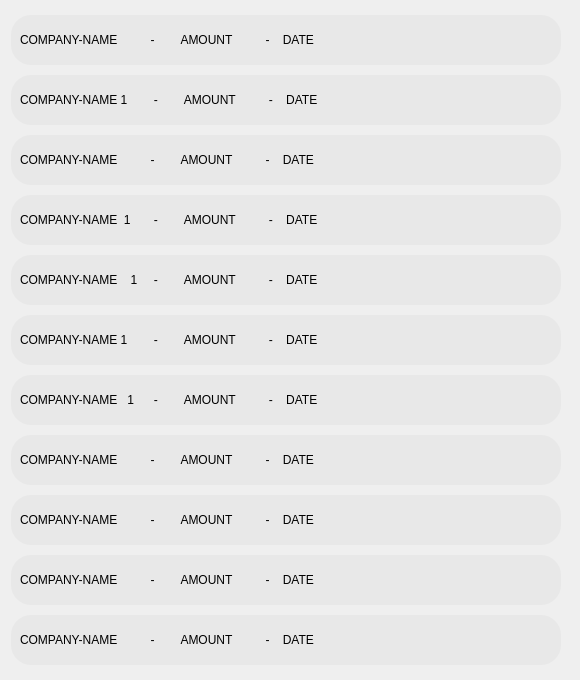
           <widget class="QWidget" name="scrollAreaWidgetContents_5">
            <property name="geometry">
             <rect>
              <x>0</x>
              <y>0</y>
              <width>580</width>
              <height>680</height>
             </rect>
            </property>
            <layout class="QVBoxLayout" name="verticalLayout_15">
             <item>
              <widget class="QFrame" name="frame_31">
               <property name="minimumSize">
                <size>
                 <width>550</width>
                 <height>50</height>
                </size>
               </property>
               <property name="maximumSize">
                <size>
                 <width>550</width>
                 <height>50</height>
                </size>
               </property>
               <property name="styleSheet">
                <string notr="true">background-color: rgb(232, 232, 232);
border-radius : 20px;
</string>
               </property>
               <property name="frameShape">
                <enum>QFrame::StyledPanel</enum>
               </property>
               <property name="frameShadow">
                <enum>QFrame::Raised</enum>
               </property>
               <layout class="QVBoxLayout" name="verticalLayout_16">
                <item>
                 <widget class="QLabel" name="label_34">
                  <property name="text">
                   <string>COMPANY-NAME          -        AMOUNT          -    DATE</string>
                  </property>
                 </widget>
                </item>
               </layout>
              </widget>
             </item>
             <item>
              <widget class="QFrame" name="frame_32">
               <property name="minimumSize">
                <size>
                 <width>550</width>
                 <height>50</height>
                </size>
               </property>
               <property name="maximumSize">
                <size>
                 <width>550</width>
                 <height>50</height>
                </size>
               </property>
               <property name="styleSheet">
                <string notr="true">background-color: rgb(232, 232, 232);
border-radius : 20px;
</string>
               </property>
               <property name="frameShape">
                <enum>QFrame::StyledPanel</enum>
               </property>
               <property name="frameShadow">
                <enum>QFrame::Raised</enum>
               </property>
               <layout class="QVBoxLayout" name="verticalLayout_17">
                <item>
                 <widget class="QLabel" name="label_35">
                  <property name="text">
                   <string>COMPANY-NAME 1        -        AMOUNT          -    DATE</string>
                  </property>
                 </widget>
                </item>
               </layout>
              </widget>
             </item>
             <item>
              <widget class="QFrame" name="frame_33">
               <property name="minimumSize">
                <size>
                 <width>550</width>
                 <height>50</height>
                </size>
               </property>
               <property name="maximumSize">
                <size>
                 <width>550</width>
                 <height>50</height>
                </size>
               </property>
               <property name="styleSheet">
                <string notr="true">background-color: rgb(232, 232, 232);
border-radius : 20px;
</string>
               </property>
               <property name="frameShape">
                <enum>QFrame::StyledPanel</enum>
               </property>
               <property name="frameShadow">
                <enum>QFrame::Raised</enum>
               </property>
               <layout class="QVBoxLayout" name="verticalLayout_18">
                <item>
                 <widget class="QLabel" name="label_36">
                  <property name="text">
                   <string>COMPANY-NAME          -        AMOUNT          -    DATE</string>
                  </property>
                 </widget>
                </item>
               </layout>
              </widget>
             </item>
             <item>
              <widget class="QFrame" name="frame_34">
               <property name="minimumSize">
                <size>
                 <width>550</width>
                 <height>50</height>
                </size>
               </property>
               <property name="maximumSize">
                <size>
                 <width>550</width>
                 <height>50</height>
                </size>
               </property>
               <property name="styleSheet">
                <string notr="true">background-color: rgb(232, 232, 232);
border-radius : 20px;
</string>
               </property>
               <property name="frameShape">
                <enum>QFrame::StyledPanel</enum>
               </property>
               <property name="frameShadow">
                <enum>QFrame::Raised</enum>
               </property>
               <layout class="QVBoxLayout" name="verticalLayout_19">
                <item>
                 <widget class="QLabel" name="label_37">
                  <property name="text">
                   <string>COMPANY-NAME  1       -        AMOUNT          -    DATE</string>
                  </property>
                 </widget>
                </item>
               </layout>
              </widget>
             </item>
             <item>
              <widget class="QFrame" name="frame_35">
               <property name="minimumSize">
                <size>
                 <width>550</width>
                 <height>50</height>
                </size>
               </property>
               <property name="maximumSize">
                <size>
                 <width>550</width>
                 <height>50</height>
                </size>
               </property>
               <property name="styleSheet">
                <string notr="true">background-color: rgb(232, 232, 232);
border-radius : 20px;
</string>
               </property>
               <property name="frameShape">
                <enum>QFrame::StyledPanel</enum>
               </property>
               <property name="frameShadow">
                <enum>QFrame::Raised</enum>
               </property>
               <layout class="QVBoxLayout" name="verticalLayout_20">
                <item>
                 <widget class="QLabel" name="label_38">
                  <property name="text">
                   <string>COMPANY-NAME    1     -        AMOUNT          -    DATE</string>
                  </property>
                 </widget>
                </item>
               </layout>
              </widget>
             </item>
             <item>
              <widget class="QFrame" name="frame_36">
               <property name="minimumSize">
                <size>
                 <width>550</width>
                 <height>50</height>
                </size>
               </property>
               <property name="maximumSize">
                <size>
                 <width>550</width>
                 <height>50</height>
                </size>
               </property>
               <property name="styleSheet">
                <string notr="true">background-color: rgb(232, 232, 232);
border-radius : 20px;
</string>
               </property>
               <property name="frameShape">
                <enum>QFrame::StyledPanel</enum>
               </property>
               <property name="frameShadow">
                <enum>QFrame::Raised</enum>
               </property>
               <layout class="QVBoxLayout" name="verticalLayout_21">
                <item>
                 <widget class="QLabel" name="label_39">
                  <property name="text">
                   <string>COMPANY-NAME 1        -        AMOUNT          -    DATE</string>
                  </property>
                 </widget>
                </item>
               </layout>
              </widget>
             </item>
             <item>
              <widget class="QFrame" name="frame_37">
               <property name="minimumSize">
                <size>
                 <width>550</width>
                 <height>50</height>
                </size>
               </property>
               <property name="maximumSize">
                <size>
                 <width>550</width>
                 <height>50</height>
                </size>
               </property>
               <property name="styleSheet">
                <string notr="true">background-color: rgb(232, 232, 232);
border-radius : 20px;
</string>
               </property>
               <property name="frameShape">
                <enum>QFrame::StyledPanel</enum>
               </property>
               <property name="frameShadow">
                <enum>QFrame::Raised</enum>
               </property>
               <layout class="QVBoxLayout" name="verticalLayout_22">
                <item>
                 <widget class="QLabel" name="label_40">
                  <property name="text">
                   <string>COMPANY-NAME   1      -        AMOUNT          -    DATE</string>
                  </property>
                 </widget>
                </item>
               </layout>
              </widget>
             </item>
             <item>
              <widget class="QFrame" name="frame_38">
               <property name="minimumSize">
                <size>
                 <width>550</width>
                 <height>50</height>
                </size>
               </property>
               <property name="maximumSize">
                <size>
                 <width>550</width>
                 <height>50</height>
                </size>
               </property>
               <property name="styleSheet">
                <string notr="true">background-color: rgb(232, 232, 232);
border-radius : 20px;
</string>
               </property>
               <property name="frameShape">
                <enum>QFrame::StyledPanel</enum>
               </property>
               <property name="frameShadow">
                <enum>QFrame::Raised</enum>
               </property>
               <layout class="QVBoxLayout" name="verticalLayout_23">
                <item>
                 <widget class="QLabel" name="label_41">
                  <property name="text">
                   <string>COMPANY-NAME          -        AMOUNT          -    DATE</string>
                  </property>
                 </widget>
                </item>
               </layout>
              </widget>
             </item>
             <item>
              <widget class="QFrame" name="frame_39">
               <property name="minimumSize">
                <size>
                 <width>550</width>
                 <height>50</height>
                </size>
               </property>
               <property name="maximumSize">
                <size>
                 <width>550</width>
                 <height>50</height>
                </size>
               </property>
               <property name="styleSheet">
                <string notr="true">background-color: rgb(232, 232, 232);
border-radius : 20px;
</string>
               </property>
               <property name="frameShape">
                <enum>QFrame::StyledPanel</enum>
               </property>
               <property name="frameShadow">
                <enum>QFrame::Raised</enum>
               </property>
               <layout class="QVBoxLayout" name="verticalLayout_24">
                <item>
                 <widget class="QLabel" name="label_42">
                  <property name="text">
                   <string>COMPANY-NAME          -        AMOUNT          -    DATE</string>
                  </property>
                 </widget>
                </item>
               </layout>
              </widget>
             </item>
             <item>
              <widget class="QFrame" name="frame_40">
               <property name="minimumSize">
                <size>
                 <width>550</width>
                 <height>50</height>
                </size>
               </property>
               <property name="maximumSize">
                <size>
                 <width>550</width>
                 <height>50</height>
                </size>
               </property>
               <property name="styleSheet">
                <string notr="true">background-color: rgb(232, 232, 232);
border-radius : 20px;
</string>
               </property>
               <property name="frameShape">
                <enum>QFrame::StyledPanel</enum>
               </property>
               <property name="frameShadow">
                <enum>QFrame::Raised</enum>
               </property>
               <layout class="QVBoxLayout" name="verticalLayout_25">
                <item>
                 <widget class="QLabel" name="label_43">
                  <property name="text">
                   <string>COMPANY-NAME          -        AMOUNT          -    DATE</string>
                  </property>
                 </widget>
                </item>
               </layout>
              </widget>
             </item>
             <item>
              <widget class="QFrame" name="frame_41">
               <property name="minimumSize">
                <size>
                 <width>550</width>
                 <height>50</height>
                </size>
               </property>
               <property name="maximumSize">
                <size>
                 <width>550</width>
                 <height>50</height>
                </size>
               </property>
               <property name="styleSheet">
                <string notr="true">background-color: rgb(232, 232, 232);
border-radius : 20px;
</string>
               </property>
               <property name="frameShape">
                <enum>QFrame::StyledPanel</enum>
               </property>
               <property name="frameShadow">
                <enum>QFrame::Raised</enum>
               </property>
               <layout class="QVBoxLayout" name="verticalLayout_26">
                <item>
                 <widget class="QLabel" name="label_44">
                  <property name="text">
                   <string>COMPANY-NAME          -        AMOUNT          -    DATE</string>
                  </property>
                 </widget>
                </item>
               </layout>
              </widget>
             </item>
            </layout>
           </widget>
